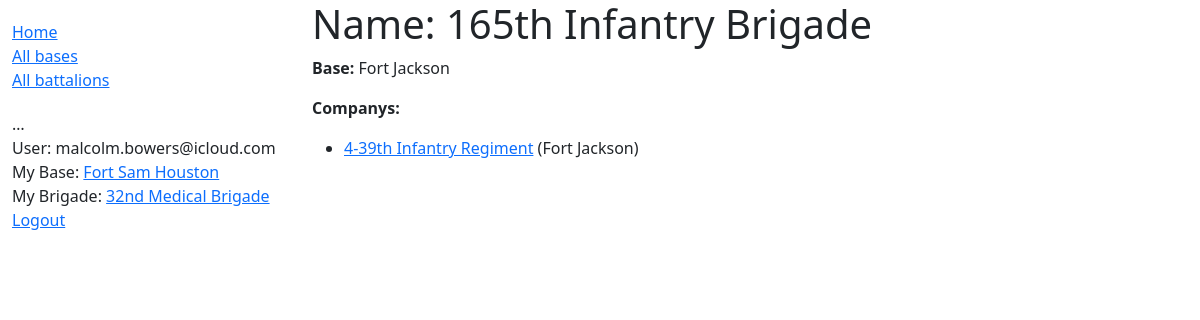
Page /brigade/2 (signed in) on the committed database.
### accounts/models.py (models this page shows, shortened)
class CustomUser(AbstractBaseUser, PermissionsMixin):
    email = models.EmailField(_("email address"), unique=True)
    is_staff = models.BooleanField(default=False)
    is_active = models.BooleanField(default=True)
    date_joined = models.DateTimeField(default=timezone.now)
    base = models.ForeignKey(Base, on_delete=models.RESTRICT, null=True)
    brigade = models.ForeignKey(Brigade, on_delete=models.RESTRICT, null=True)
    USERNAME_FIELD = "email"
    REQUIRED_FIELDS = []
    objects = CustomUserManager()

### app/models.py (models this page shows, shortened)
class Base(models.Model):
    name = models.CharField(max_length=200, help_text='Enter the base.')
    location = models.CharField(max_length=200, help_text='Enter the state for this base.')
    def __str__(self):
        return self.name
    def get_absolute_url(self):
        return reverse('base-detail', args=[str(self.id)])

class Brigade(models.Model):
    name = models.CharField(max_length=200, help_text='Enter the Brigade.')
    command = models.ForeignKey(Command, on_delete=models.RESTRICT, null=True)
    base = models.ManyToManyField(Base, null=True, help_text='Select a base for this Brigade.')
    def __str__(self):
        return self.name
    def get_absolute_url(self):
        return reverse('brigade-detail', args=[str(self.id)])

class Battalion(models.Model):
    name = models.CharField(max_length=200, help_text='Enter the Battalion.')
    brigade = models.ForeignKey(Brigade, on_delete=models.RESTRICT, null=True)
    base = models.ManyToManyField(Base, help_text='Select a base for this Battalion.')
    def get_absolute_url(self):
        return reverse('battalion-detail', args=[str(self.id)])

### app/views.py (the view)
# urls.py: path('brigade/<int:pk>', views.BrigadeDetailView.as_view(), name='brigade-detail'),
class BrigadeDetailView(generic.DetailView):
    model = Brigade

### app/templates/app/brigade_detail.html
{% extends "base_generic.html" %}
{% block content %}
<h1>Name: {{ brigade.name }}</h1>
<p><strong>Base:</strong> {{ brigade.base.all|join:", " }}</p>
<p><strong>Companys:</strong></p>
{% if brigade.battalion_set %}
<ul>
    {% for battalion in brigade.battalion_set.all %}
    <li>
        <a href="{{ battalion.get_absolute_url }}">{{ battalion.name }}</a> ({{ battalion.base.all|join:", " }})
    </li>
    {% endfor %}
</ul>
  {% else %}
<p>There are no battalions in the database.</p>
  {% endif %}
{% endblock %}

### app/templates/base_generic.html (shortened to what this page needs)
<!DOCTYPE html>
<html lang="en">
<head>
    <link href="https://cdn.jsdelivr.net/npm/bootstrap@5.1.3/dist/css/bootstrap.min.css" rel="stylesheet">
    {% load static %}
    <link rel="stylesheet" href="{% static 'css/styles.css' %}">
</head>
<body>
    <div class="container-fluid">
        <div class="row">
            <div class="col-sm-3">
                {% block sidebar %}
                <ul class="sidebar-nav">
                    <li><a href="{% url 'index' %}">Home</a></li>
                    <li><a href="{% url 'bases' %}">All bases</a></li>
                    <li><a href="{% url 'battalions' %}">All battalions</a></li>
                </ul>
                <ul class="sidebar-nav">
                    …
                    {% if user.is_authenticated %}
                    <li>User: {{ user.get_username }}</li>
                    <li>My Base: <a href="{{ user.base.get_absolute_url }}">{{ user.base }}</a></li>
                    <li>My Brigade: <a href="{{user.brigade.get_absolute_url }}">{{ user.brigade }}</a></li>
                    <li><a href="{% url 'logout' %}?next={{ request.path }}">Logout</a></li>
                    {% else %}
                    <li><a href="{% url 'login' %}?next={{ request.path }}">Login</a></li>
                    {% endif %}
                </ul>
                {% endblock %}
            </div>
            <div class="col-sm-7 ">
                {% block content %}{% endblock %}
            </div>
        </div>
    </div>
</body>
</html>

### app/static/css/styles.css (style rules this page uses)
.sidebar-nav { margin-top: 20px; padding: 0; list-style: none; }

### rows in the picture
CustomUser: get_username "malcolm.bowers@icloud.com", base "Fort Sam Houston", brigade "32nd Medical Brigade"
Brigade: base.all "Fort Jackson"
Battalion: name "4-39th Infantry Regiment", base.all "Fort Jackson"
